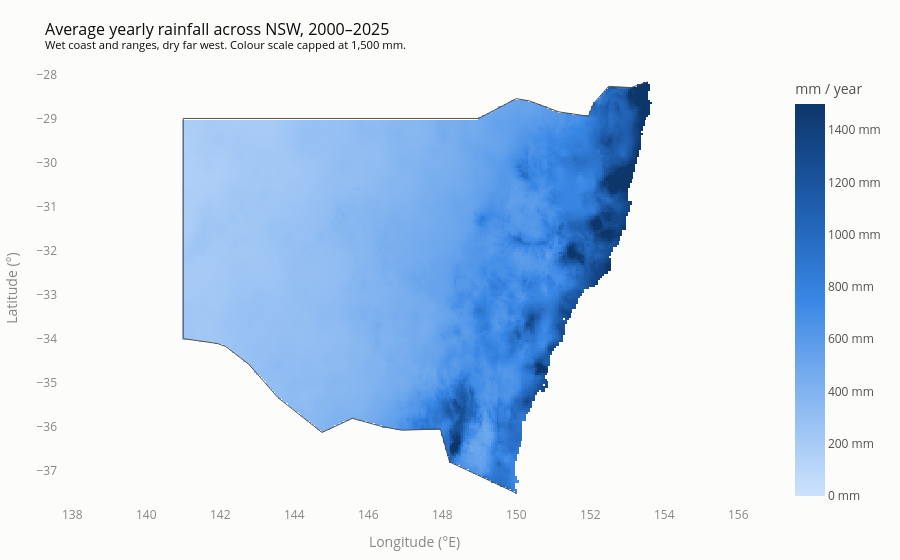

This figure's notebook cell:
### Markdown cell above
### Average yearly rainfall, 2000–2025

`go.Heatmap` takes the grid directly: `x` = longitudes, `y` = latitudes, `z` = the 2-D array of values.

### Code cell
fig = go.Figure(go.Heatmap(
    x=mean_annual["lon"], y=mean_annual["lat"], z=mean_annual.values,
    colorscale=BLUES, zmin=0, zmax=1500,
    colorbar=dict(title="mm / year", ticksuffix=" mm", outlinewidth=0),
    hovertemplate="%{y:.2f}°, %{x:.2f}°E<br><b>%{z:.0f} mm</b> per year<extra></extra>",
))
fig.add_trace(border_trace())
style_map(fig, "Average yearly rainfall across NSW, 2000–2025<br>"
               "<sup>Wet coast and ranges, dry far west. Colour scale capped at 1,500 mm.</sup>")
fig.show()

### Figure 1 — Plotly figure (JSON) as saved in the notebook; plotly's stock layout.template omitted (floating-point values rounded to 4 significant figures; data arrays with more than 128 entries replaced by an {"elided": "..."} marker saying what was removed)
{"data": [{"colorbar": {"outlinewidth": 0, "ticksuffix": " mm", "title": {"text": "mm / year"}}, "colorscale": [[0, "#cde2fb"], [0.1667, "#9ec5f4"], [0.3333, "#6da7ec"], [0.5, "#3987e5"], [0.6667, "#256abf"], [0.8333, "#184f95"], [1, "#0d366b"]], "hovertemplate": "%{y:.2f}°, %{x:.2f}°E<br><b>%{z:.0f} mm</b> per year<extra></extra>", "type": "heatmap", "x": {"elided": "271 float values"}, "y": {"elided": "195 float values"}, "z": {"elided": "195x271 float values"}, "zmax": 1500, "zmin": 0}, {"hoverinfo": "skip", "line": {"color": "#52514e", "width": 1}, "mode": "lines", "showlegend": false, "type": "scatter", "x": [141, 149.0, 150, 150.3, 151.2, 151.9, 152.1, 152.5, 153.1, 153.6, null, null, 150.0, 148.2, 147.9, 146.9, 146.4, 145.6, 144.8, 143.6, 142.8, 142.2, 141.9, 141, 141], "y": [-29, -29, -28.55, -28.6, -28.85, -28.95, -28.65, -28.27, -28.3, -28.17, null, null, -37.5, -36.8, -36.05, -36.08, -36, -35.81, -36.13, -35.34, -34.58, -34.18, -34.11, -34, -29]}], "layout": {"font": {"color": "#52514e"}, "height": 560, "margin": {"b": 40, "l": 50, "r": 20, "t": 70}, "paper_bgcolor": "#fcfcfb", "plot_bgcolor": "#fcfcfb", "title": {"font": {"color": "#0b0b0b", "size": 16}, "text": "Average yearly rainfall across NSW, 2000–2025<br><sup>Wet coast and ranges, dry far west. Colour scale capped at 1,500 mm.</sup>"}, "xaxis": {"color": "#898781", "range": [140.5, 154], "showgrid": false, "title": {"text": "Longitude (°E)"}, "zeroline": false}, "yaxis": {"color": "#898781", "range": [-37.7, -28], "scaleanchor": "x", "scaleratio": 1.19, "showgrid": false, "title": {"text": "Latitude (°)"}, "zeroline": false}}}
